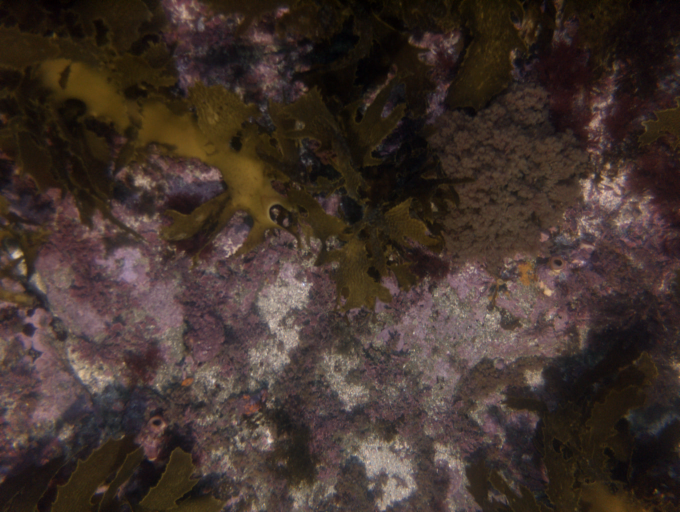
#> input picture Immagini/originale/0.tif, 1360 x 1024 px, found by its file name (shown at 1/2 size); its folder holds 4 pictures in this run
$ python test1.py
#> lines starting #> are read from the running program, lines starting #| are printed output that depends on the picture
from cv2 import cv2
from random import randrange
import os
import time
import json

class Test:

    def __init__(self, result_path, img_path, img_list, numero_immagini):
        self.result_path = result_path
        self.img_path = img_path
        self.img_list = img_list
        self.numero_immagini = numero_immagini

    def resize_rotate_image(self, img_name, scale):
        """
            Metodo che data un'immagine e una lista di scale, scala l'immagine per tutti i valori all'interno della
            lista e ruota in maniera non deteriministica (90, 180, 270).

            img_name: immagine da modificare
            scale: scale da applicare all'immagine
        """


        img_open = cv2.imread(self.img_path + "\\originale\\" + img_name, cv2.IMREAD_UNCHANGED)

        for i in range(len(scale)):

            #Ridimensionamento
            width = int(img_open.shape[1] * scale[i] / 100)
            height = int(img_open.shape[0] * scale[i] / 100)
            dim = (width, height)

            resized_image = cv2.resize(img_open, dim, interpolation = cv2.INTER_AREA)

            #Rotazione
            random_rotation = randrange(3)

            if random_rotation == 0:
                resized_rotated_image = cv2.rotate(resized_image, cv2.ROTATE_90_CLOCKWISE)
            elif random_rotation == 1:
                resized_rotated_image = cv2.rotate(resized_image, cv2.ROTATE_180)
            else:
                resized_rotated_image = cv2.rotate(resized_image, cv2.ROTATE_90_COUNTERCLOCKWISE)

            #Salvo l'immagine scalata nella cartella corrispondente al suo ridimensionamento
            save_path = self.img_path + "\\" + str(scale[i]) + "\\" + img_name

            cv2.imwrite(save_path, resized_rotated_image)

    # [254 lines left out: functions features_detection, run, not called in this run]

if __name__ == '__main__':
    """
        Test per calcolare la robustezza degli algoritmi di Features Detection
        AKAZE, BRISK, ORB e SIFT all'invarianza di rotazione e di scala.
        Nella cartella 'Risultati1/nome_algoritmo/risultato.txt' possono essere
        reperiti i risultati ottenuti per quel determinato algoritmo.

        img_path: percorso nel quale sono posizionate le immagini da analizzare
        img_list: lista contenente i nomi in ordine delle immagini, il ciclo for riempie la lista
        in questo modo ("0.tif", "1.tif", ..., "i.tif")
        scale: valori di scala (25, 50, 75, 125, 150, 175, 200)
        algoritmo: algoritmo selezionato per l'analisi (AKAZE, BRISK, ORB, SIFT)
    """
    result_path = 'C:\\Users\\Carlo\\Workplace\\Python\\Test\\Risultati1\\'
    img_path = 'C:\\Users\\Carlo\\Workplace\\Python\\Test\Immagini\\'
    img_list = []
    scale = [25, 50, 75, 125, 150, 175, 200]
    algoritmo = 'BRISK'
    numero_immagini = 5

    test = Test(result_path, img_path, img_list, numero_immagini)

    #Creo cartelle immagini scalate
    for i in range(0, len(scale)):
        os.makedirs(img_path + '\\' + str(scale[i]) + '\\', exist_ok=True)

    #inserisco nella lista i nomi delle immagini ed eseguo le opportune rotazioni e ridimensionamenti
    #la singola immagine
    for i in range(0, numero_immagini):
        nome_immagine = str(i) + '.tif'
        img_list.append(nome_immagine)
        test.resize_rotate_image(nome_immagine, scale)
#> in resize_rotate_image, img_open is the input picture: shape (1024, 1360, 3); mean B, G, R 44.3, 50.5, 64.9
#> the loop in resize_rotate_image, `for i in range(len(scale)):` made 7 passes
#> pass 1, in resize_rotate_image, `resized_image = cv2.resize(img_open, dim, interpolation = cv2.INTER_AR..`:
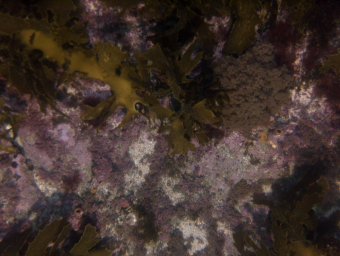
#> resized_image: shape (256, 340, 3); mean B, G, R 44.3, 50.5, 64.9
#> pass 1, in resize_rotate_image, `resized_rotated_image = cv2.rotate(resized_image, cv2.ROTATE_180)`:
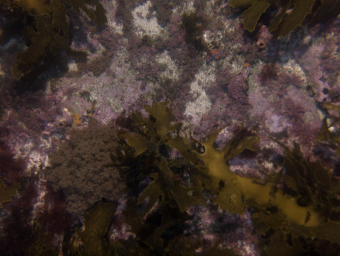
#> resized_rotated_image: shape (256, 340, 3); mean B, G, R 44.3, 50.5, 64.9
#> pass 2 of the loop `for i in range(0, numero_immagini):`:
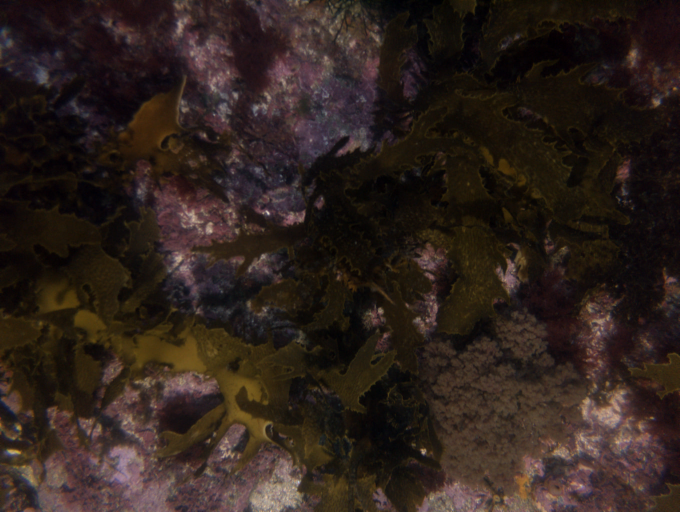
#> input picture Immagini/originale/1.tif, 1360 x 1024 px, found by its file name (shown at 1/2 size)
#> in resize_rotate_image, img_open is the input picture: shape (1024, 1360, 3); mean B, G, R 28.3, 33.9, 46.1
#> the loop in resize_rotate_image (call 2), `for i in range(len(scale)):` made 7 passes
#> pass 1, in resize_rotate_image (call 2), `resized_image = cv2.resize(img_open, dim, interpolation = cv2.INTER_AR..`:
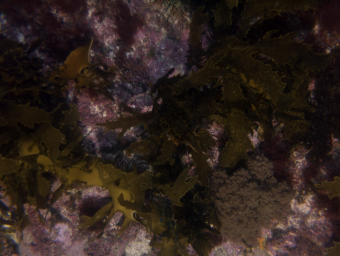
#> resized_image: shape (256, 340, 3); mean B, G, R 28.3, 33.9, 46.1
#> pass 1, in resize_rotate_image (call 2), `resized_rotated_image = cv2.rotate(resized_image, cv2.ROTATE_180)`:
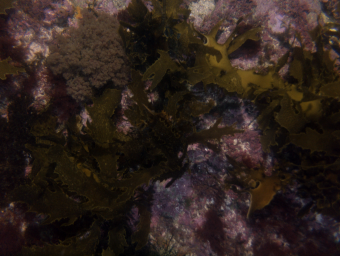
#> resized_rotated_image: shape (256, 340, 3); mean B, G, R 28.3, 33.9, 46.1
#> pass 3 of the loop `for i in range(0, numero_immagini):`:
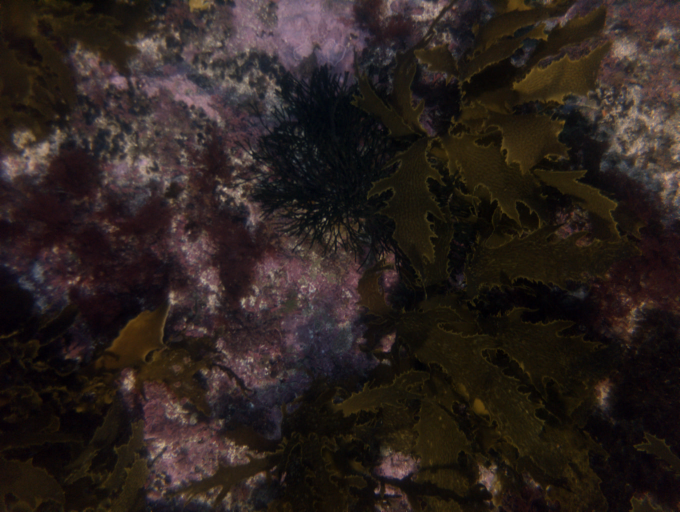
#> input picture Immagini/originale/2.tif, 1360 x 1024 px, found by its file name (shown at 1/2 size)
#> in resize_rotate_image, img_open is the input picture: shape (1024, 1360, 3); mean B, G, R 30.3, 33.7, 43.5
#> the loop in resize_rotate_image (call 3), `for i in range(len(scale)):` made 7 passes
#> pass 1, in resize_rotate_image (call 3), `resized_rotated_image = cv2.rotate(resized_image, cv2.ROTATE_180)`:
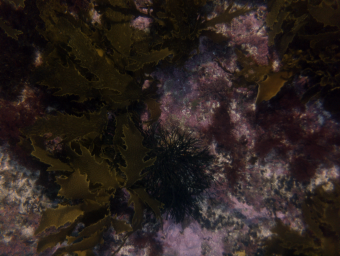
#> resized_rotated_image: shape (256, 340, 3); mean B, G, R 30.3, 33.7, 43.5
#> pass 2, in resize_rotate_image (call 3), `resized_rotated_image = cv2.rotate(resized_image, cv2.ROTATE_90_CLOCKW..`:
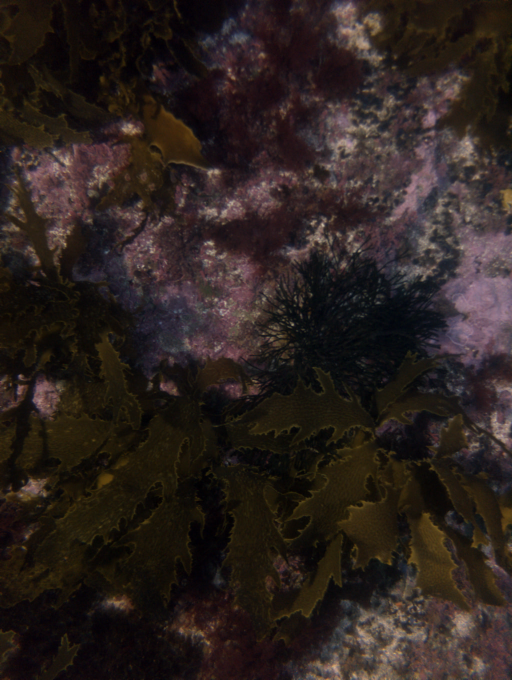
#> resized_rotated_image: shape (680, 512, 3); mean B, G, R 30.5, 33.8, 43.7
#> (the run stopped early here; a loop or call above may not have finished)
